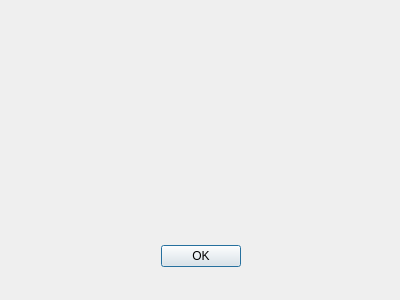
<?xml version="1.0" encoding="UTF-8"?>
<ui version="4.0">
 <class>Over</class>
 <widget class="QDialog" name="Over">
  <property name="geometry">
   <rect>
    <x>0</x>
    <y>0</y>
    <width>400</width>
    <height>300</height>
   </rect>
  </property>
  <property name="windowTitle">
   <string>Over Hoofdpijnagenda</string>
  </property>
  <property name="windowIcon">
   <iconset resource="Resources.qrc">
    <normaloff>:/images/HoofdpijnAgenda.jpg</normaloff>:/images/HoofdpijnAgenda.jpg</iconset>
  </property>
  <widget class="QDialogButtonBox" name="buttonBox">
   <property name="geometry">
    <rect>
     <x>30</x>
     <y>240</y>
     <width>341</width>
     <height>32</height>
    </rect>
   </property>
   <property name="orientation">
    <enum>Qt::Horizontal</enum>
   </property>
   <property name="standardButtons">
    <set>QDialogButtonBox::Ok</set>
   </property>
   <property name="centerButtons">
    <bool>true</bool>
   </property>
  </widget>
 </widget>
 <resources>
  <include location="Resources.qrc"/>
 </resources>
 <connections>
  <connection>
   <sender>buttonBox</sender>
   <signal>accepted()</signal>
   <receiver>Over</receiver>
   <slot>accept()</slot>
   <hints>
    <hint type="sourcelabel">
     <x>248</x>
     <y>254</y>
    </hint>
    <hint type="destinationlabel">
     <x>157</x>
     <y>274</y>
    </hint>
   </hints>
  </connection>
  <connection>
   <sender>buttonBox</sender>
   <signal>rejected()</signal>
   <receiver>Over</receiver>
   <slot>reject()</slot>
   <hints>
    <hint type="sourcelabel">
     <x>316</x>
     <y>260</y>
    </hint>
    <hint type="destinationlabel">
     <x>286</x>
     <y>274</y>
    </hint>
   </hints>
  </connection>
 </connections>
</ui>
